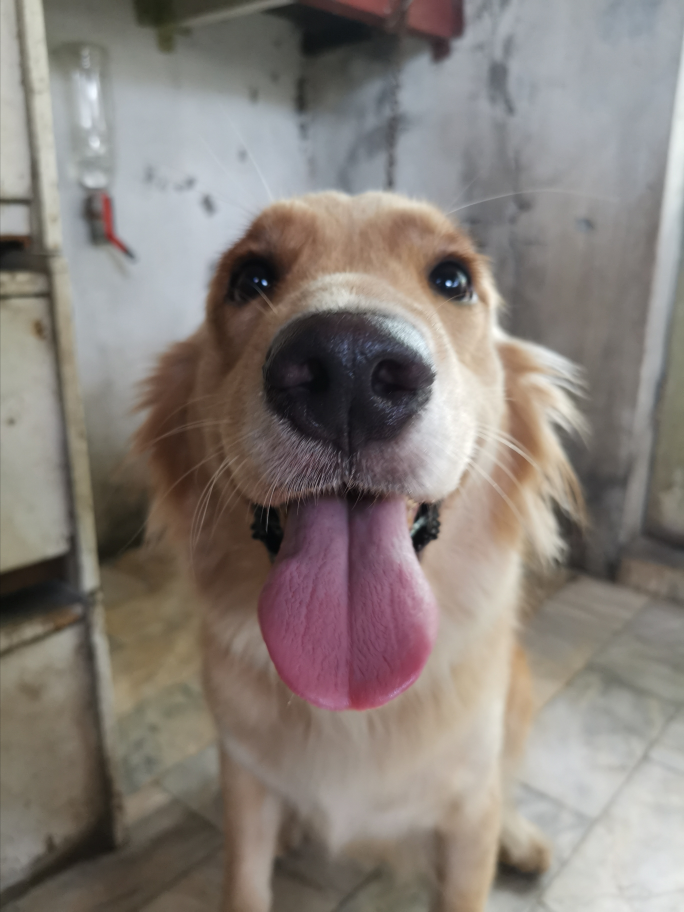
#> input picture clases/Cap03_Mejoramiento_Espacial/Matlab_Python/pb_doggo.jpg, 2736 x 3647 px (shown at 1/4 size)
$ jupyter execute TRAT03_FiltrosConvolucion_Kernel.ipynb
#> lines starting #> are read from the running program, lines starting #| are printed output that depends on the picture
# Mejoramiento Espacial - Filtros<a class="tocSkip">
## TRATAMIENTO DE SEÑALES <a class="tocSkip">
### Ingenieria Electrónica <a class="tocSkip">
### Universidad Popular del Cesar <a class="tocSkip">
### Prof.: Jose Ramón Iglesias Gamarra - [https://github.com/joseramoniglesias/](https://github.com/joseramoniglesias/) <a class="tocSkip">
  **joseiglesias@unicesar.edu.co**

# Efectos en la Imagen usando Convolución con Filtros y Kernel

[cell 1]
import numpy as np
import matplotlib.pyplot as plt
from skimage.io import imread, imshow
from skimage.color import rgb2gray
from skimage.transform import rescale
from scipy.signal import convolve2d

Los valores de un píxel en la imagen resultante se calculan multiplicando cada valor de kernel por los valores de píxel de la imagen de entrada correspondiente. Este proceso se itera hasta que el kernel haya completado la iteración de esta multiplicación en la totalidad de la imagen de entrada. Esto se representa visualmente a continuación:

[cell 2]
my_dog = imread('pb_doggo.jpg')
#> my_dog is the input picture: shape (3647, 2736, 3); mean R, G, B 134.8, 126.9, 121.2
plt.figure(figsize=(6,6))
plt.imshow(my_dog, cmap='gray');

Para asegurarnos de que los efectos de los filtros y kernels sean visualmente evidentes, redimensionemos la imagen al 10% de su tamaño original.

[cell 3]
r_scaled = rescale(my_dog[:,:,0], 0.10)
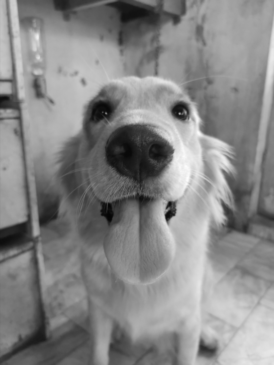
#> r_scaled: shape (365, 274) float64; min 0.0192, max 0.989, mean 0.529
g_scaled = rescale(my_dog[:,:,1], 0.10)
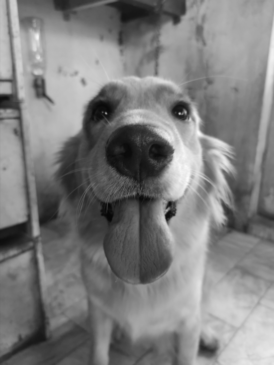
#> g_scaled: shape (365, 274) float64; min 0.0259, max 0.984, mean 0.498
b_scaled = rescale(my_dog[:,:,2], 0.10)
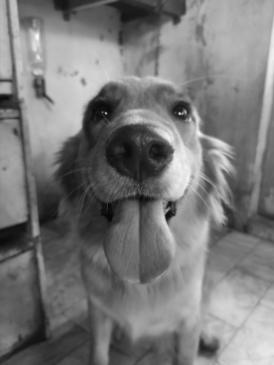
#> b_scaled: shape (365, 274) float64; min 0.0289, max 0.99, mean 0.475
my_dog_scaled = np.stack([r_scaled, g_scaled, b_scaled], axis=2)
my_dog_gray = rescale(rgb2gray(my_dog), 0.10)

También hemos definido una función que aplicará la función de convolución en todos los canales de la imagen, como se muestra a continuación:

[cell 4]
def rgb_convolve2d(image, kernel):
    red = convolve2d(image[:,:,0], kernel, 'valid')
    green = convolve2d(image[:,:,1], kernel, 'valid')
    blue = convolve2d(image[:,:,2], kernel, 'valid')
    return np.stack([red, green, blue], axis=2)

Ahora, intentemos aplicar el filtro de identidad en la imagen del perro.

[cell 5]
identity = np.array([[0, 0, 0],
                     [0, 1, 0],
                     [0, 0, 0]])

conv_im1 = rgb_convolve2d(my_dog_scaled, identity)
fig, ax = plt.subplots(1,2, figsize=(12,5))
ax[0].imshow(identity, cmap='gray')
ax[1].imshow(abs(conv_im1), cmap='gray');
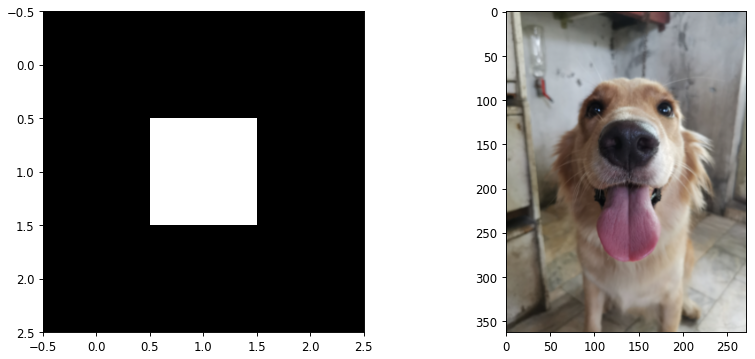
#> figure drawn by matplotlib, 2 panels

Como era de esperar, ¡no pasa nada! Como sugiere el nombre del filtro, el kernel de identidad devolverá la imagen de entrada en sí.

Ahora, probemos los filtros de detección de bordes en la imagen en escala de grises del perro.

[cell 6]
# Edge Detection -1
kernel1 = np.array([[0, -1, 0],
                    [-1, 4, -1],
                    [0, -1, 0]])

# Edge Detection -2
kernel2 = np.array([[-1, -1, -1],
                    [-1, 8, -1],
                    [-1, -1, -1]])


# Bottom Sobel Filter
kernel3 = np.array([[-1, -2, -1],
                    [0, 0, 0],
                    [1, 2, 1]])

# Top Sobel Filter
kernel4 = np.array([[1, 2, 1],
                    [0, 0, 0],
                    [-1, -2, -1]])

# Left Sobel Filter
kernel5 = np.array([[1, 0, -1],
                    [2, 0, -2],
                    [1, 0, -1]])

# Right Sobel Filter
kernel6 = np.array([[-1, 0, 1],
                    [-2, 0, 2],
                    [-1, 0, 1]])

[cell 7]
kernels = [kernel1, kernel2, kernel3, kernel4, kernel5, kernel6]
kernel_name = ['Edge Detection#1', 'Edge Detection#2', 'Bottom Sobel',
               'Top Sobel', 'Left Sobel', 'Right Sobel']
figure, axis = plt.subplots(2,3, figsize=(12,10))

for kernel, name, ax in zip(kernels, kernel_name, axis.flatten()):
    conv_im1 = convolve2d(my_dog_gray, kernel[::-1, ::-1]).clip(0,1)
    ax.imshow(abs(conv_im1), cmap='gray')
    ax.set_title(name)
#> this loop made 6 passes
#> pass 1, `conv_im1 = convolve2d(my_dog_gray, kernel[::-1, ::-1]).clip(0,1)`:
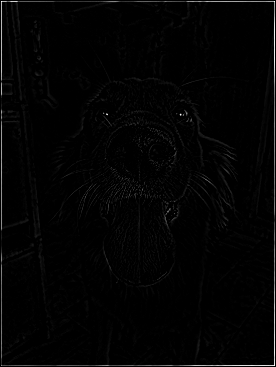
#> conv_im1: shape (367, 276) float64; min 0, max 1, mean 0.0147
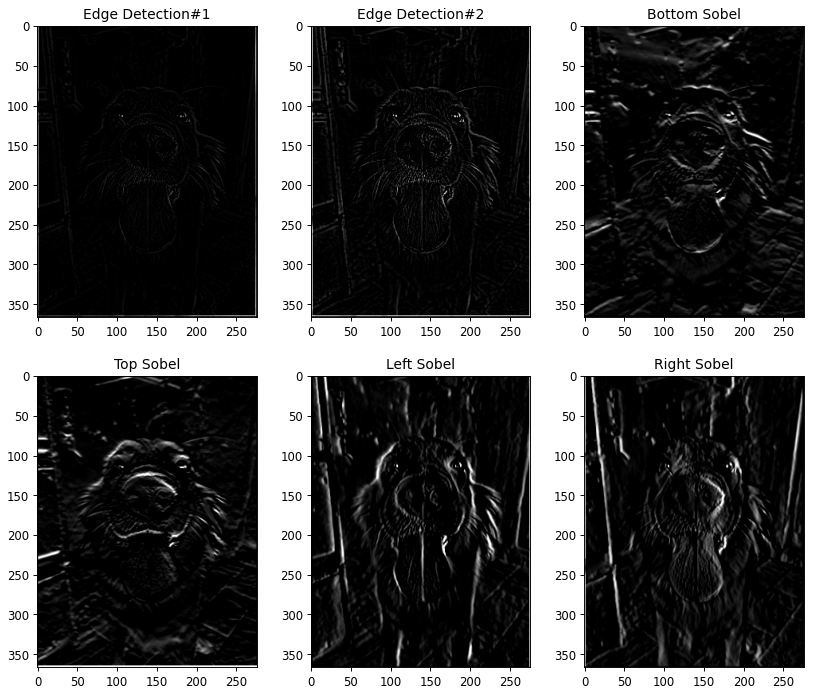
#> figure drawn by matplotlib, 6 panels

[cell 8]
# Sharpen
kernel7 = np.array([[0, -1, 0],
                    [-1, 5, -1],
                    [0, -1, 0]])

# Emboss
kernel8 =  np.array([[-2, -1, 0],
                     [-1,  1, 1],
                     [ 0,  1, 2]])


# Box Blur
kernel9 = (1 / 9.0) * np.array([[1, 1, 1],
                                [1, 1, 1],
                                [1, 1, 1]])

# Gaussian Blur 3x3
kernel10 = (1 / 16.0) * np.array([[1, 2, 1],
                                  [2, 4, 2],
                                  [1, 2, 1]])


# Gaussian Blur 5x5
kernel11 = (1 / 256.0) * np.array([[1, 4, 6, 4, 1],
                                   [4, 16, 24, 16, 4],
                                   [6, 24, 36, 24, 6],
                                   [4, 16, 24, 16, 4],
                                   [1, 4, 6, 4, 1]])

# Unsharp masking 5x5
kernel12 = -(1 / 256.0) * np.array([[1, 4, 6, 4, 1],
                                   [4, 16, 24, 16, 4],
                                   [6, 24, -476, 24, 6],
                                   [4, 16, 24, 16, 4],
                                   [1, 4, 6, 4, 1]])

[cell 9]
kernels = [kernel7, kernel8, kernel9, kernel10, kernel11, kernel12]
kernel_name = ['Sharpen', 'Emboss', 'Box Blur', '3x3 Gaussian Blur',
               '5x5 Gaussian Blur', '5x5 Unsharp Masking']
figure, axis = plt.subplots(2,3, figsize=(12,10))

for kernel, name, ax in zip(kernels, kernel_name, axis.flatten()):
    conv_im1 = rgb_convolve2d(my_dog_scaled, kernel[::-1, ::-1]).clip(0,1)
    ax.imshow(abs(conv_im1), cmap='gray')
    ax.set_title(name)
#> this loop made 6 passes
#> pass 1, in rgb_convolve2d (call 2), `red = convolve2d(image[:,:,0], kernel, 'valid')`:
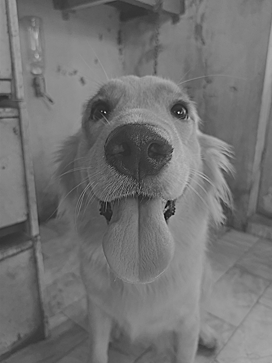
#> red: shape (363, 272) float64; min -0.331, max 1.58, mean 0.529; drawn with min black and max white
#> pass 1, in rgb_convolve2d (call 2), `green = convolve2d(image[:,:,1], kernel, 'valid')`:
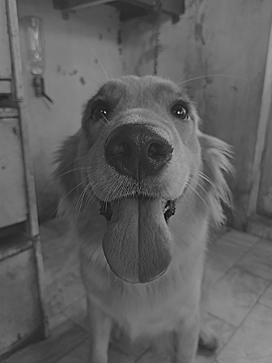
#> green: shape (363, 272) float64; min -0.26, max 1.75, mean 0.498; drawn with min black and max white
#> pass 1, in rgb_convolve2d (call 2), `blue = convolve2d(image[:,:,2], kernel, 'valid')`:
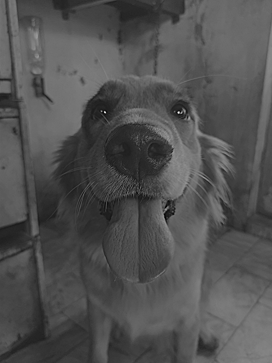
#> blue: shape (363, 272) float64; min -0.25, max 2, mean 0.475; drawn with min black and max white
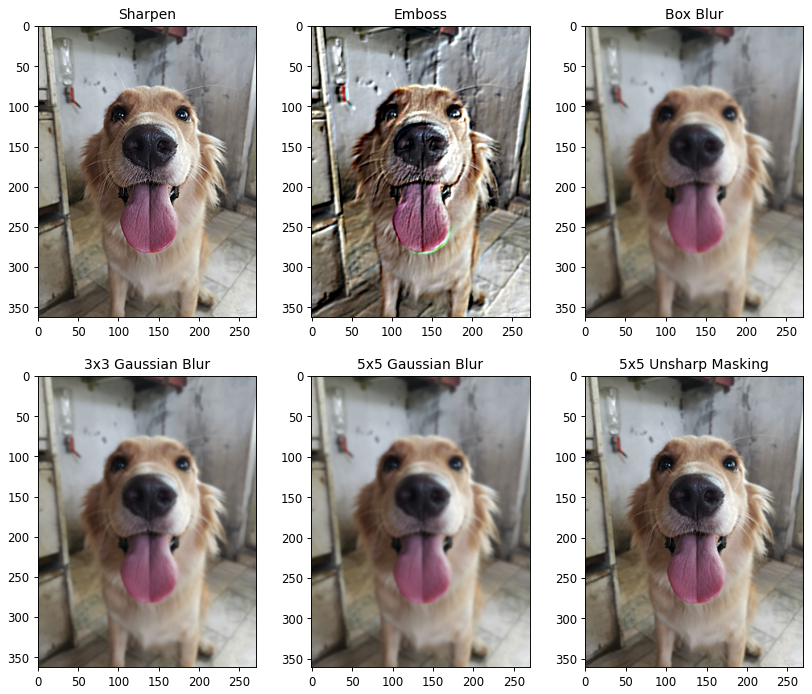
#> figure drawn by matplotlib, 6 panels

$ run again, with clases/Cap03_Mejoramiento_Espacial/Matlab_Python/CamisaRayas.jpg copied over clases/Cap03_Mejoramiento_Espacial/Matlab_Python/pb_doggo.jpg
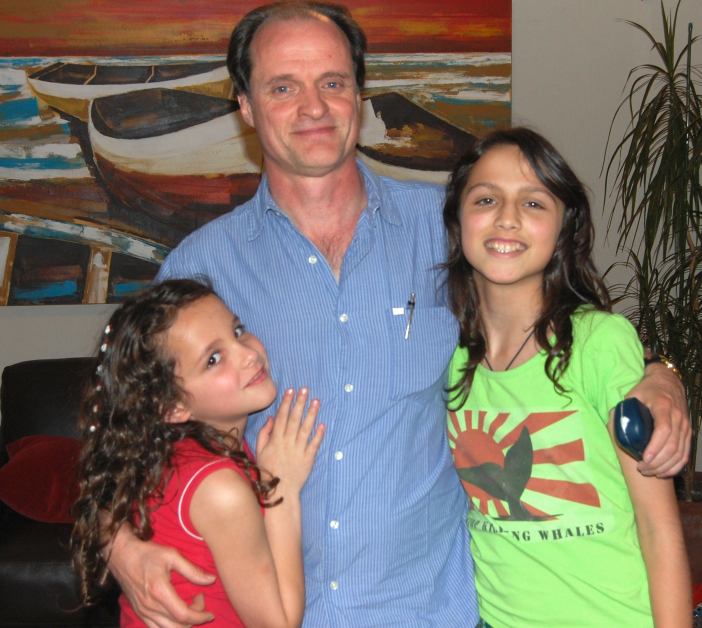
#> input picture clases/Cap03_Mejoramiento_Espacial/Matlab_Python/CamisaRayas.jpg, 2105 x 1884 px (shown at 1/3 size)
#> my_dog is the input picture: shape (1884, 2105, 3); mean R, G, B 124.7, 113.5, 102.5
#> the loop `for kernel, name, ax in zip(kernels, kernel_name, axis.flatten()):` made 6 passes
#> pass 1, in rgb_convolve2d (call 2), `blue = convolve2d(image[:,:,2], kernel, 'valid')`:
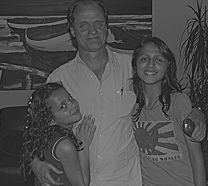
#> blue: shape (186, 208) float64; min -0.339, max 2.05, mean 0.404; drawn with min black and max white
#> pass 1, `conv_im1 = rgb_convolve2d(my_dog_scaled, kernel[::-1, ::-1]).clip(0,1)`:
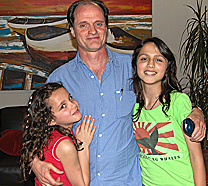
#> conv_im1: shape (186, 208, 3) float64; mean R, G, B 0.491, 0.446, 0.406
